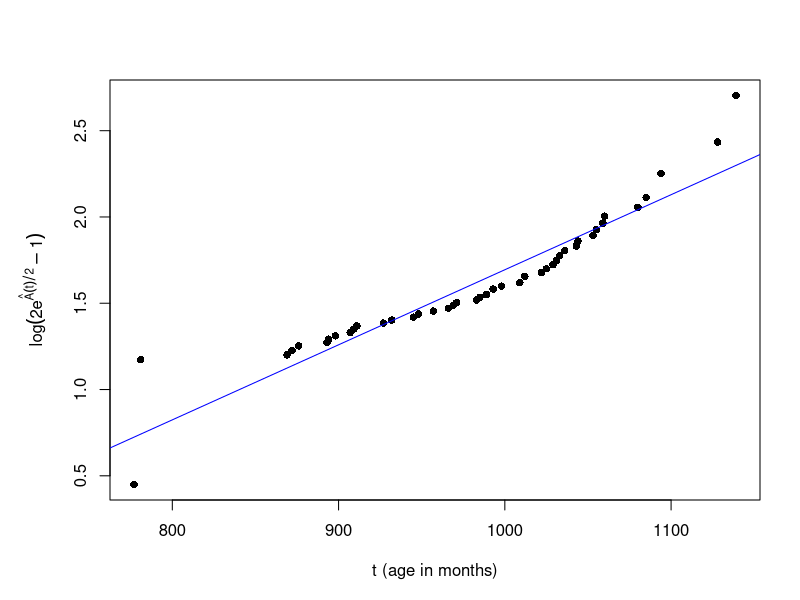
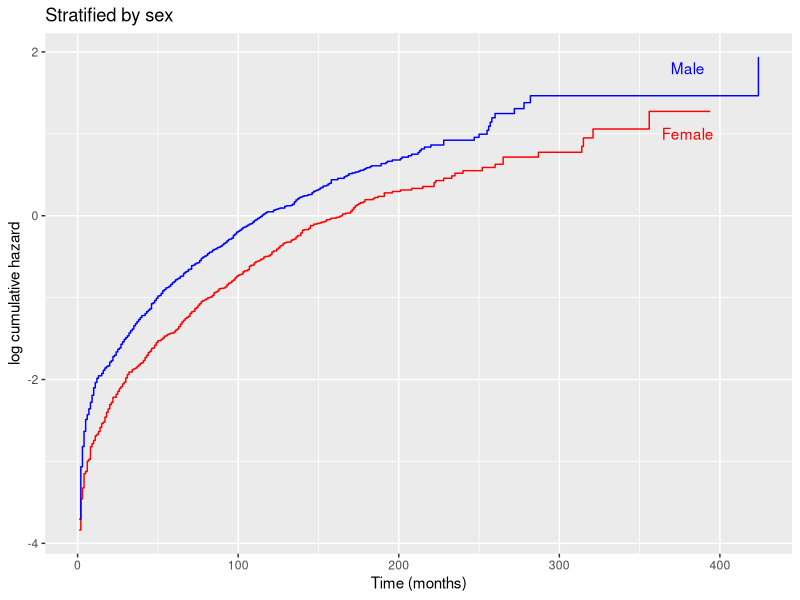
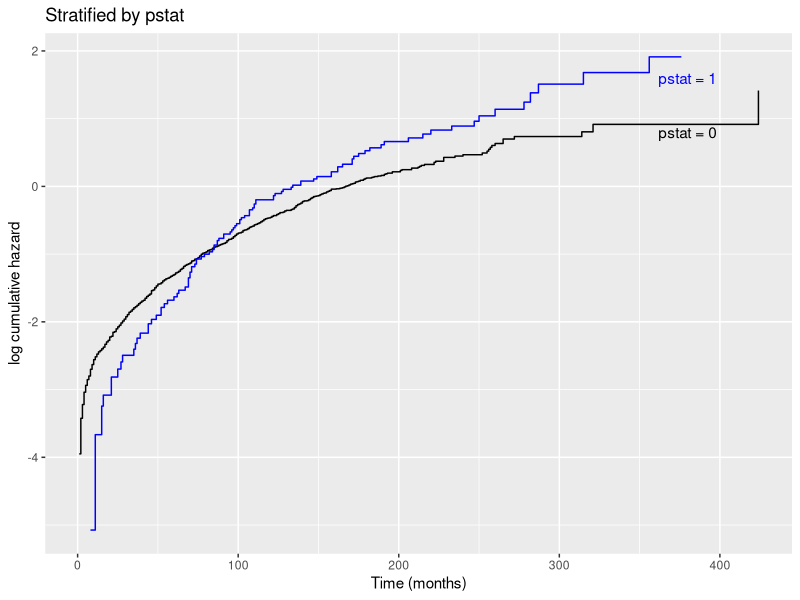

Write the R code that produced these figures, in order.
# =============================================================================
# Mortality Modelling in Insurance: survival analysis in R
#
# Sections:
#   1. Log-rank test comparing two groups           (Question 2c)
#   2. Maximum likelihood fit of a parametric hazard (Question 3b)
#   3. Graphical check of the parametric model       (Question 3c)
#   4. Cox proportional hazards model                (Question 4b-4e)
#
# Data: built-in datasets from the KMsurv and survival packages.
# =============================================================================

library(survival)
library(KMsurv)
library(ggplot2)


# -----------------------------------------------------------------------------
# 1. Log-rank test: do Group a and Group b have the same hazard?
# -----------------------------------------------------------------------------
times = c(10, 15, 20, 20, 25, 30, 18, 22, 25, 35, 40, 45)
status = c(1, 0, 1, 1, 0, 1, 1, 0, 1, 1, 0, 1)  # 1 = death, 0 = censored
group = factor(c(rep("a", 6), rep("b", 6)))

survobj = Surv(times, status)
survdiff(survobj ~ group)
survdiff(survobj ~ group)$chisq  # 1.99 < 3.84, so no evidence of a difference


# -----------------------------------------------------------------------------
# 2. MLE for the hazard mu(t) = 2*theta*exp(theta*t) / (1 + exp(theta*t))
#    Channing House males, left-truncated at entry age, right-censored.
# -----------------------------------------------------------------------------
data("channing")
mcdata = subset(channing, gender == 1 & age > ageentry)

loglk = function(theta){
  ti = mcdata$age # observed age (exit age)
  ai = mcdata$ageentry # entry age (truncation)
  delta = mcdata$death # death indicator

  log_mu = log(2*theta) + theta*ti - log(1+exp(theta*ti))

  # A(ti) - A(ai): cumulative hazard between entry and exit
  cum_haz_diff = 2*log((1+exp(theta*ti))/(1+exp(theta*ai)))

  loglkvalue = sum(delta*log_mu - cum_haz_diff)
  return(loglkvalue)
}

optimize(loglk, interval = c(1e-8, 0.1), maximum = TRUE)  # theta_hat = 0.00334


# -----------------------------------------------------------------------------
# 3. Graphical check: if the model is right, log(2*exp(A(t)/2) - 1) = theta*t,
#    so the transformed Nelson-Aalen estimate should be linear in t.
# -----------------------------------------------------------------------------
# fit NA estimate with left-truncation
survobj = Surv(mcdata$ageentry, mcdata$age, mcdata$death)
fitobj = survfit(survobj ~ 1)

sumobj = summary(fitobj)
tau = sumobj$time
na_est = sumobj$cumhaz

# compute f(A) = log(...)
y_vals = log(2*exp(na_est/2) - 1)

# plot transformed NA estimate against tau
par(mar = c(5, 5.5, 4, 2))
plot(tau, y_vals,
     xlab = "t (age in months)",
     ylab = expression(log(2*e^{hat(A)(t)/2} - 1)),
     pch = 16)
abline(lm(y_vals ~ tau), col = "blue")


# -----------------------------------------------------------------------------
# 4. Cox proportional hazards model on the mgus2 dataset
# -----------------------------------------------------------------------------

# 4b. Fit the model and compare two patients
coxfit = coxph(Surv(futime, death) ~ age + sex + hgb + pstat, data = mgus2)
summary(coxfit)

# covariates
xA = c(age = 64, sexM = 1, hgb = 13.5, pstat = 1)
xB = c(age = 71, sexM = 0, hgb = 7.8, pstat = 1)

# estimate coefficients
beta_hat = coef(coxfit)

# hazard ratio of patient A relative to patient B
hr = exp(sum(beta_hat*(xA - xB)))
hr  # 0.479: patient A's risk of death is about 52% lower

# 4c. Breslow estimate: P(patient A dies in year 3 | survived 2 years)
patA = data.frame(age = 64, sex = "M", hgb = 13.5, pstat = 1)
survA = survfit(coxfit, newdata = patA, censor = FALSE)

# survival estimates at t = 24 and t = 36 months
S_24 = summary(survA, times = 24)$surv
S_36 = summary(survA, times = 36)$surv

prob = 1 - S_36/S_24
prob  # about 6.3%

# 4d. Likelihood ratio test: is pstat a significant covariate?
coxfit_full = coxph(Surv(futime, death) ~ age + sex + hgb + pstat, data = mgus2)
coxfit_red = coxph(Surv(futime, death) ~ age + sex + hgb, data = mgus2)

test_stat = 2*(coxfit_full$loglik[2] - coxfit_red$loglik[2])
test_stat  # 5.22 > 3.84, so pstat is significant at the 5% level

# 4e. Check the proportional hazards assumption with stratified models.
#     PH holds if the log cumulative hazard curves stay a constant distance apart.
cox_sex = coxph(Surv(futime, death) ~ age + hgb + pstat + strata(sex), data = mgus2)
cox_pstat = coxph(Surv(futime, death) ~ age + sex + hgb + strata(pstat), data = mgus2)

surv_sex = survfit(cox_sex)
surv_pstat = survfit(cox_pstat)

# stratified by sex
n1 = surv_sex$strata[1]
n2 = surv_sex$strata[2]

P_sex = ggplot(NULL) +
  geom_step(data = data.frame(time = surv_sex$time[1:n1],
                              lch = log(surv_sex$cumhaz[1:n1])),
            aes(x = time, y = lch), col = "red") +
  geom_step(data = data.frame(time = surv_sex$time[(n1+1):(n1+n2)],
                              lch = log(surv_sex$cumhaz[(n1+1):(n1+n2)])),
            aes(x = time, y = lch), col = "blue") +
  labs(x = "Time (months)", y = "log cumulative hazard",
       title = "Stratified by sex") +
  annotate("text", x = 380, y = c(1.0, 1.8),
           label = c("Female", "Male"), col = c("red", "blue"))

print(P_sex)

# stratified by pstat
m1 = surv_pstat$strata[1]
m2 = surv_pstat$strata[2]

P_pstat = ggplot(NULL) +
  geom_step(data = data.frame(time = surv_pstat$time[1:m1],
                              lch = log(surv_pstat$cumhaz[1:m1])),
            aes(x = time, y = lch), col = "black") +
  geom_step(data = data.frame(time = surv_pstat$time[(m1+1):(m1+m2)],
                              lch = log(surv_pstat$cumhaz[(m1+1):(m1+m2)])),
            aes(x = time, y = lch), col = "blue") +
  labs(x = "Time (months)", y = "log cumulative hazard",
       title = "Stratified by pstat") +
  annotate("text", x = 380, y = c(0.8, 1.6),
           label = c("pstat = 0", "pstat = 1"), col = c("black", "blue"))

print(P_pstat)
